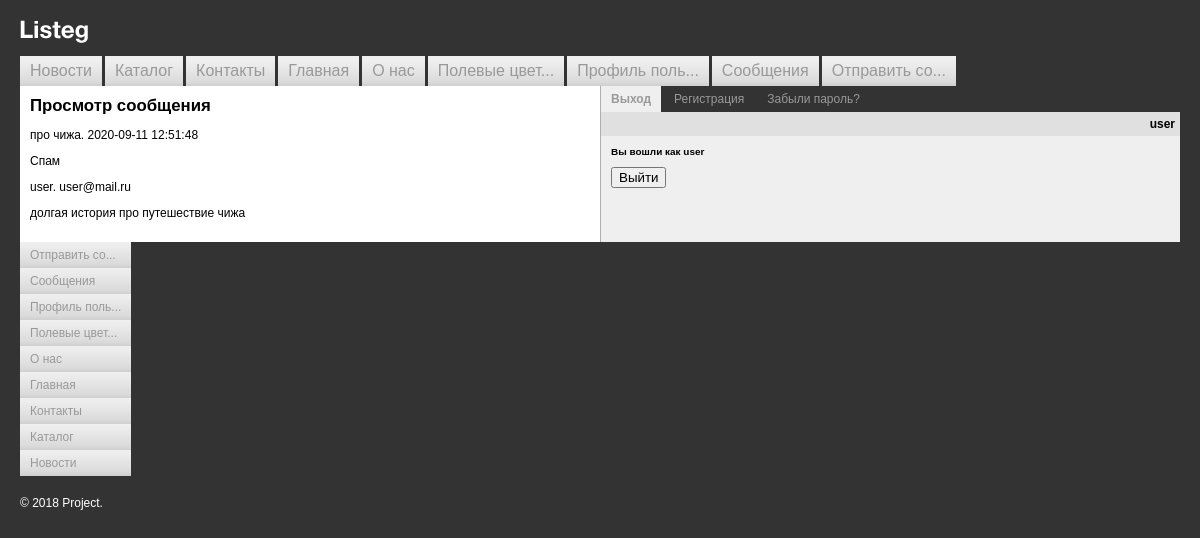
Screenshot of /posts/view_message/?mes_id=8 (signed in) with the database file from the repository.
### tables this page shows
CREATE TABLE `messages` (
  `id` int(11) NOT NULL AUTO_INCREMENT,
  `title` varchar(255) NOT NULL,
  `content` text NOT NULL,
  `unread` tinyint(1) NOT NULL,
  `topic_id` int(11) NOT NULL,
  `sent` timestamp NOT NULL DEFAULT CURRENT_TIMESTAMP,
  `sender_id` int(11) NOT NULL,
  `recipient_id` int(11) NOT NULL,
  PRIMARY KEY (`id`),
  UNIQUE KEY `id_UNIQUE` (`id`),
  KEY `topic_id_z_idx` (`topic_id`),
  KEY `sender_id_z_idx` (`sender_id`),
  KEY `recipient_id_z_idx` (`recipient_id`),
  CONSTRAINT `recipient_id_z` FOREIGN KEY (`recipient_id`) REFERENCES `users` (`id`) ON DELETE CASCADE ON UPDATE CASCADE,
  CONSTRAINT `sender_id_z` FOREIGN KEY (`sender_id`) REFERENCES `users` (`id`) ON DELETE CASCADE ON UPDATE CASCADE,
  CONSTRAINT `topic_id_z` FOREIGN KEY (`topic_id`) REFERENCES `topics` (`id`) ON DELETE CASCADE ON UPDATE CASCADE
);

CREATE TABLE `topics` (
  `id` int(11) NOT NULL AUTO_INCREMENT,
  `topic` varchar(255) NOT NULL,
  `color_id` int(11) NOT NULL,
  `created` timestamp NOT NULL DEFAULT CURRENT_TIMESTAMP,
  `creator_id` int(11) NOT NULL,
  `parent_id` int(11) NOT NULL,
  PRIMARY KEY (`id`),
  UNIQUE KEY `id_UNIQUE` (`id`),
  KEY `color_id_z_idx` (`color_id`),
  KEY `creator_id_z_idx` (`creator_id`),
  CONSTRAINT `color_id_z` FOREIGN KEY (`color_id`) REFERENCES `colors` (`id`) ON DELETE CASCADE ON UPDATE CASCADE,
  CONSTRAINT `creator_id_z` FOREIGN KEY (`creator_id`) REFERENCES `users` (`id`) ON DELETE CASCADE ON UPDATE CASCADE
);

CREATE TABLE `users` (
  `id` int(11) NOT NULL AUTO_INCREMENT,
  `login` varchar(255) NOT NULL,
  `password` varchar(255) NOT NULL,
  `email` varchar(255) NOT NULL,
  `phone` varchar(20) NOT NULL,
  `activity` tinyint(1) NOT NULL,
  `notification` tinyint(1) NOT NULL,
  PRIMARY KEY (`id`),
  UNIQUE KEY `id_UNIQUE` (`id`)
);

### include/functions.php (called while the page is built, shortened)
<?php
function requestMessssage()
{
    $queryGet = $_GET['mes_id'] ?? '';
    $queryGet = (int) $queryGet;
    return $queryGet;
}
function createMenu($items, $sortBy, $ulClass = 'main-menu')
{
    include($_SERVER['DOCUMENT_ROOT'] . '/template/parts/main_menu_ul.php');
}
function doQuery($sql)
{
    if (mysqli_connect_errno()) {
        echo mysqli_connect_error();
    } else {
        $result = mysqli_query(connectDB(), $sql);
        return $result;
    }
}
function connectDB($dbname = 'taskmandb')
{
    $host = 'localhost';
    $user = 'mysql';
    $password = '';
    static $db = null;
    if (null === $db) {
       $db = mysqli_connect($host, $user, $password, $dbname);
    }
    return $db;
}
function collectData($sql)
{
    $result = doQuery($sql);
    $collectedData = mysqli_fetch_all($result, MYSQLI_ASSOC);
    return $collectedData;
}
function readMessage($mes_id)
{
    $sql = "UPDATE messages SET unread=0 WHERE id=('$mes_id');";
    return doQuery($sql);
}
function cleanData($dirtyData)
{
    $clean = htmlspecialchars($dirtyData);
    $clean = mysqli_real_escape_string(connectDB(), $clean);
    return $clean;
}
function getMessage($mes_id, $userId)
{
    $sql = "SELECT messages.title, messages.sent, topics.topic, parent_topics.topic AS 'parent_topic',
        users.login, users.email, messages.content FROM messages
        LEFT JOIN users ON messages.recipient_id = users.id
        LEFT JOIN topics ON messages.topic_id = topics.id
        LEFT JOIN topics AS parent_topics ON parent_topics.id = topics.parent_id
        WHERE messages.id = ('$mes_id') AND users.id = ('$userId');";
    $selectedMessage = collectData($sql);
    if ($selectedMessage != null && $selectedMessage != false && $selectedMessage != ''){
        $selectedMessage = array_shift($selectedMessage);
        return $selectedMessage;
    }
    return false;
}

### index.php (called while the page is built)
<?php include($_SERVER['DOCUMENT_ROOT'] . '/template/parts/header.php');?>
<?php include($_SERVER['DOCUMENT_ROOT'] . '/template/parts/footer.php');?>

### template/content/view_message.php (the view)
<?php if ($oneMessage != null && $oneMessage != false && $oneMessage != '') :?>
	<p><?= $oneMessage['title'] . '. ' . $oneMessage['sent'];?></p>
	<p>
	    <?= $oneMessage['topic'] != $oneMessage['parent_topic'] ? $oneMessage['parent_topic']
	            . '. ' . $oneMessage['topic'] : $oneMessage['topic'];
	    ?>
	</p>
	<p><?= $oneMessage['login'] . '. ' . $oneMessage['email'];?></p>
	<p><?= $oneMessage['content'];?></p>
<?php else :?>
	<h3>Сообщение не существует</h3>
<?php endif;?>

### styles.css (style rules this page uses)
body { background: #333333; padding: 20px; margin: 0; color: #000000; font-family: Arial, Helvetica, sans-serif; font-size: 12px; }

### rows the page displays
messages: title "про чижа", sent "2020-09-11 12:51:48", topic.topic "Спам", recipient.login "user", recipient.email "user@mail.ru", content "долгая история про путешествие чижа"

### other values shown
shortString($item['title']) "Новости"
shortString($item['title']) "Каталог"
shortString($item['title']) "Контакты"
shortString($item['title']) "Главная"
shortString($item['title']) "О нас"
shortString($item['title']) "Полевые цвет..."
shortString($item['title']) "Профиль поль..."
shortString($item['title']) "Сообщения"
shortString($item['title']) "Отправить со..."
$currentItem['title'] "Просмотр сообщения"
$userName "user"
$name "user"
